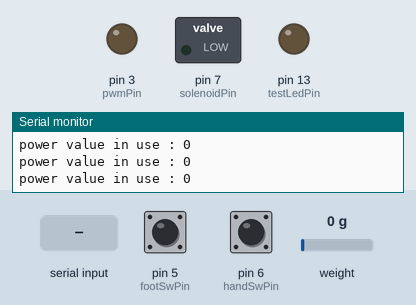
Simulated run of this sketch. Board: Arduino Uno, built with avr-gcc and run on an emulated ATmega328P. Parts: switched loads named in the sketch (green lamp = pin HIGH), output pins drawn as LEDs (lit = HIGH), the last lines printed to the serial monitor. The test bench sets the inputs (shaded band); at power-on: weight on the scale 0 g, pin 5 (footSwPin) HIGH, pin 6 (handSwPin) HIGH.

Above: at 2.2 s.
2.3 s: "Start\n" received over the second serial link
At 5.3 s:
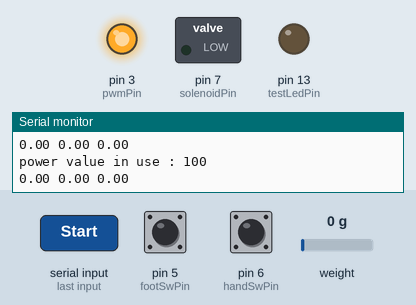
5.5 s: weight on the scale set to 100 g
At 7.2 s:
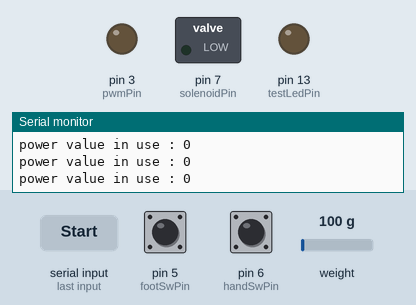
Timing chart, 0 to 8.7 s (numbered marks = the images above; inputs shaded):
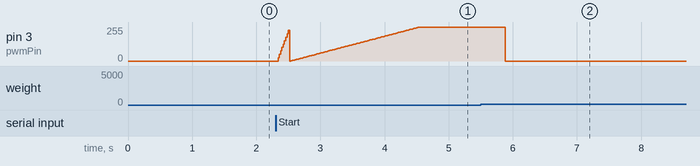

The sketch:

mains2.ino
```cpp
/*
  Author: GulJanjua
  Date  : November 11, 2022

  Software Requirements:
  ----------------------
  -Arduino IDE
  #include "HX711.h"
  #include <RBDdimmer.h>
  #include <EEPROM.h>

  Hardware Requirements:
  ----------------------
  -Arduino
  -Dimmer
  -Buttons

  Project Requirents:
  -------------------
  • Filling bag machine
*/

#include "HX711.h"
#include "Dimmer.h"
#include <EEPROM.h>
#include <SoftwareSerial.h>

SoftwareSerial ESP_Serial(10, 11);

#define CLK 8
#define DOUT 9
#define zeroCrossPin 2
#define pwmPin 3
#define solenoidPin 7
#define footSwPin 5
#define handSwPin 6
#define testLedPin 13

HX711 scale;
Dimmer dimmer(3, DIMMER_COUNT);

int MIN_POWER = 0;
int MAX_POWER = 100;

float valueOz;
uint8_t bagSize = 1;
float weightOption = 0;
float weightProgress;
unsigned long timeReadWeight = 0;
float calibration_factor = 11669.42;
byte stateFeeder = 0;
unsigned long timeOperation;
int hoursOperation;
int cycleBag[4];
int screen = 0;
unsigned long timeSendData = 0;
int p1;
int powerValue;
unsigned long startAgain;
byte startA;
float weightCut1, weightCut2, weightCut3, weightCut4;
float weightTar1, weightTar2, weightTar3, weightTar4;
float weightUnd1, weightUnd2, weightUnd3, weightUnd4;
float weightOve1, weightOve2, weightOve3, weightOve4;
int speedDribble1, speedDribble2, speedDribble3, speedDribble4;
int speedBulk1, speedBulk2, speedBulk3, speedBulk4;
float pause1, pause2, pause3, pause4;
float bucket1, bucket2, bucket3, bucket4;
unsigned long timeOpenBag = 1000;
float weightCut, weightTar, weightUnd, weightOve;
String colorV = "W";
int speedDribble = 10, speedBulk = 40;
int accept = 0;
int pauseTime = 1000;
int oldPower=50;
void setup()
{
  initSerial();
  initHardware();
  initScale();
  initFeeder();
  readMemory();
}

void loop()
{
  readInterface();
  controlInput();
  readWeight();
  controlOutput();
  sendData();
}

void sendData()
{
  if (millis() - timeSendData > 2000)
  {
    String data = String(weightProgress) + "," + String(hoursOperation) + "," + String(cycleBag[0]) + "," + String(cycleBag[1]) + "," + String(cycleBag[2]) + "," + String(cycleBag[3]) + "," + colorV;
    // Serial.println(String(weightProgress));
    ESP_Serial.println(data);
    timeSendData = millis();
  }
}

void readInterface()
{
  if (ESP_Serial.available())
  {
    String data = ESP_Serial.readStringUntil('\n');
    Serial.print("new data received : ");
    Serial.println(data);
    if (data.indexOf("data") > -1)
    {
      String temp = data;
      temp.remove(0, temp.indexOf(",") + 1);
      Serial.println(temp);
      weightCut1 = temp.substring(0, temp.indexOf(",")).toInt();
      temp.remove(0, temp.indexOf(",") + 1);
      weightTar1 = temp.substring(0, temp.indexOf(",")).toInt();
      temp.remove(0, temp.indexOf(",") + 1);
      weightUnd1 = temp.substring(0, temp.indexOf(",")).toInt();
      temp.remove(0, temp.indexOf(",") + 1);
      weightOve1 = temp.substring(0, temp.indexOf(",")).toInt();
      temp.remove(0, temp.indexOf(",") + 1);

      weightCut2 = temp.substring(0, temp.indexOf(",")).toInt();
      temp.remove(0, temp.indexOf(",") + 1);
      weightTar2 = temp.substring(0, temp.indexOf(",")).toInt();
      temp.remove(0, temp.indexOf(",") + 1);
      weightUnd2 = temp.substring(0, temp.indexOf(",")).toInt();
      temp.remove(0, temp.indexOf(",") + 1);
      weightOve2 = temp.substring(0, temp.indexOf(",")).toInt();
      temp.remove(0, temp.indexOf(",") + 1);

      weightCut3 = temp.substring(0, temp.indexOf(",")).toInt();
      temp.remove(0, temp.indexOf(",") + 1);
      weightTar3 = temp.substring(0, temp.indexOf(",")).toInt();
      temp.remove(0, temp.indexOf(",") + 1);
      weightUnd3 = temp.substring(0, temp.indexOf(",")).toInt();
      temp.remove(0, temp.indexOf(",") + 1);
      weightOve3 = temp.substring(0, temp.indexOf(",")).toInt();
      temp.remove(0, temp.indexOf(",") + 1);

      weightCut4 = temp.substring(0, temp.indexOf(",")).toInt();
      temp.remove(0, temp.indexOf(",") + 1);
      weightTar4 = temp.substring(0, temp.indexOf(",")).toInt();
      temp.remove(0, temp.indexOf(",") + 1);
      weightUnd4 = temp.substring(0, temp.indexOf(",")).toInt();
      temp.remove(0, temp.indexOf(",") + 1);
      weightOve4 = temp.substring(0, temp.indexOf(",")).toInt();
      temp.remove(0, temp.indexOf(",") + 1);

      speedDribble1 = temp.substring(0, temp.indexOf(",")).toInt();
      temp.remove(0, temp.indexOf(",") + 1);
      speedBulk1 = temp.substring(0, temp.indexOf(",")).toInt();
      temp.remove(0, temp.indexOf(",") + 1);
      pause1 = temp.substring(0, temp.indexOf(",")).toInt();
      temp.remove(0, temp.indexOf(",") + 1);
      bucket1 = temp.substring(0, temp.indexOf(",")).toInt();
      temp.remove(0, temp.indexOf(",") + 1);

      speedDribble2 = temp.substring(0, temp.indexOf(",")).toInt();
      temp.remove(0, temp.indexOf(",") + 1);
      speedBulk2 = temp.substring(0, temp.indexOf(",")).toInt();
      temp.remove(0, temp.indexOf(",") + 1);
      pause2 = temp.substring(0, temp.indexOf(",")).toInt();
      temp.remove(0, temp.indexOf(",") + 1);
      bucket2 = temp.substring(0, temp.indexOf(",")).toInt();
      temp.remove(0, temp.indexOf(",") + 1);

      speedDribble3 = temp.substring(0, temp.indexOf(",")).toInt();
      temp.remove(0, temp.indexOf(",") + 1);
      speedBulk3 = temp.substring(0, temp.indexOf(",")).toInt();
      temp.remove(0, temp.indexOf(",") + 1);
      pause3 = temp.substring(0, temp.indexOf(",")).toInt();
      temp.remove(0, temp.indexOf(",") + 1);
      bucket3 = temp.substring(0, temp.indexOf(",")).toInt();
      temp.remove(0, temp.indexOf(",") + 1);

      speedDribble4 = temp.substring(0, temp.indexOf(",")).toInt();
      temp.remove(0, temp.indexOf(",") + 1);
      speedBulk4 = temp.substring(0, temp.indexOf(",")).toInt();
      temp.remove(0, temp.indexOf(",") + 1);
      pause4 = temp.substring(0, temp.indexOf(",")).toInt();
      temp.remove(0, temp.indexOf(",") + 1);
      bucket4 = temp.substring(0, temp.indexOf(",")).toInt();
    }
    if (data.indexOf("12oz") > -1)
    {
      bagSize = 1;
      weightOption = 12;
      weightCut = weightCut1 / 100;
      weightTar = weightTar1 / 100;
      weightUnd = weightUnd1 / 100;
      weightOve = weightOve1 / 100;
      speedDribble = speedDribble1;
      speedBulk = speedBulk1;
      pauseTime = pause1;
      timeOpenBag = bucket1;
      Serial.println("speedDribble1: " + String(speedDribble) + " SpeedBulk: " + String(speedBulk) + " pauseTime: " + String(pauseTime) + " timeOpenBag: " + String(timeOpenBag));
    }
    if (data.indexOf("16oz") > -1)
    {
      bagSize = 2;
      weightOption = 16;
      weightCut = weightCut2 / 100;
      weightTar = weightTar2 / 100;
      weightUnd = weightUnd2 / 100;
      weightOve = weightOve2 / 100;
      speedDribble = speedDribble2;
      speedBulk = speedBulk2;
      pauseTime = pause2;
      timeOpenBag = bucket2;
      Serial.println("Cut off: " + String(weightCut) + " Target: " + String(weightTar));
    }
    if (data.indexOf("32oz") > -1)
    {
      bagSize = 3;
      weightOption = 32;
      weightCut = weightCut3 / 100;
      weightTar = weightTar3 / 100;
      weightUnd = weightUnd3 / 100;
      weightOve = weightOve3 / 100;
      speedDribble = speedDribble3;
      speedBulk = speedBulk3;
      pauseTime = pause3;
      timeOpenBag = bucket3;
      Serial.println("Cut off: " + String(weightCut) + " Target: " + String(weightTar));
    }
    if (data.indexOf("96oz") > -1)
    {
      bagSize = 4;
      weightOption = 96;
      weightCut = weightCut4 / 100;
      weightTar = weightTar4 / 100;
      weightUnd = weightUnd4 / 100;
      weightOve = weightOve4 / 100;
      speedDribble = speedDribble4;
      speedBulk = speedBulk4;
      pauseTime = pause4;
      timeOpenBag = bucket4;
      Serial.println("Cut off: " + String(weightCut) + " Target: " + String(weightTar));
    }
    else if (data.indexOf("Start") > -1 && startA == 0)
    {
      stateFeeder = 1;
      powerValue = 0;
      for (int i = 0; i < 10; i++)
      {
        dimmer.set(powerValue);
        powerValue += 10;
        delay(20);
      }
      timeOperation = millis();
      startA = 1;
    }
    else if (data.indexOf("Stop") > -1 && startA == 1)
    {
      stateFeeder = 0;
      powerValue = 0;
      startA = 0;
    }
    else if (data.indexOf("Tare") > -1)
    {
      calibrationScale();
    }
    else if (data.indexOf("Clear") > -1)
    {
      hoursOperation = 0;
      cycleBag[0] = 0;
      cycleBag[1] = 0;
      cycleBag[2] = 0;
      cycleBag[3] = 0;
      EEPROM.put(0, hoursOperation);
      EEPROM.put(20, cycleBag[0]);
      EEPROM.put(40, cycleBag[1]);
      EEPROM.put(60, cycleBag[2]);
      EEPROM.put(80, cycleBag[3]);
    }
    else if (data.indexOf("Empty") > -1)
    {
      Serial.println(timeOpenBag);
      digitalWrite(solenoidPin, HIGH);
      delay(timeOpenBag);
      digitalWrite(solenoidPin, LOW);
      delay(timeOpenBag);
    }
    else if (data.indexOf("Accept") > -1 && accept == 1)
    {
      accept = 0;
    }
  }
}

void controlOutput()
{
  if (stateFeeder == 1)
  {
    readWeight();
    Serial.println(String(weightProgress) + " " + String(weightCut) + " " + String(weightTar));
    if (weightProgress < weightCut)
    {
      powerValue = speedDribble;
      colorV = "W";
    }
    else if (weightProgress >= weightCut && weightProgress < weightTar)
    {
      powerValue = speedBulk;
      colorV = "W";
    }
    else if (weightProgress > weightTar)
    {
      powerValue = 0;
      stateFeeder = 2;
      if (weightProgress < weightUnd || weightProgress > weightOve)
      {
        colorV = "R";
        accept = 1;
      }
      else
      {
        colorV = "G";
        accept = 0;
      }
    }
  }
  if (millis() - timeOperation > 3600000 && stateFeeder > 0)
  {
    hoursOperation++;
    timeOperation = millis();
  }
  Serial.print("power value in use : ");
  Serial.println(powerValue);
  controlFeeder(powerValue);
}

void readWeight()
{
  if (millis() - timeReadWeight > 500 && screen == 0)
  {
    valueOz = scale.get_units(), 1;
    weightProgress = valueOz;
    timeReadWeight = millis();
    colorV = "W";
  }
}

void controlFeeder(int power)
{
  if (oldPower != power)
  {
    oldPower = power;
    if (power >= 100)
      power = 100;
    for (int i = 0; i <= power; i++)
    {
      dimmer.set(i);
      delay(20);
      Serial.print(i);
      Serial.print(" ");
    }
    Serial.println("power value set to : ");
    Serial.println(power);
  }
}

void controlInput()
{
  if ((digitalRead(footSwPin) == LOW || digitalRead(handSwPin) == LOW) && p1 == 0 && stateFeeder == 2 && accept == 0)
  {
    p1 = 1;
    digitalWrite(solenoidPin, HIGH);
    delay(timeOpenBag);
    digitalWrite(solenoidPin, LOW);
    delay(timeOpenBag);
    cycleBag[bagSize - 1] += 1;
    Serial.print("the control input speed bulk in use ");
    Serial.println(speedBulk);
    dimmer.set(speedBulk);
    stateFeeder = 1;
    delay(pauseTime);
  }
  else if (digitalRead(footSwPin) == HIGH && digitalRead(handSwPin) == HIGH && p1 == 1)
  {
    p1 = 0;
  }
}

void calibrationScale()
{
  if (scale.is_ready())
  {
    scale.tare();
  }
}

void initHardware()
{
  pinMode(footSwPin, INPUT_PULLUP);
  pinMode(handSwPin, INPUT_PULLUP);
  pinMode(solenoidPin, OUTPUT);
  pinMode(testLedPin, OUTPUT);
}

void initScale()
{
  scale.begin(DOUT, CLK);
  scale.set_scale(calibration_factor);
  scale.tare();
}

void initFeeder()
{
  dimmer.begin();
}

void readMemory()
{
  EEPROM.get(0, hoursOperation);
  EEPROM.get(20, cycleBag[0]);
  EEPROM.get(40, cycleBag[1]);
  EEPROM.get(60, cycleBag[2]);
  EEPROM.get(80, cycleBag[3]);
}

void initSerial()
{
  Serial.begin(9600);
  ESP_Serial.begin(9600);
}
```

Measured:
- after the input at 5.5 s, pin 3 (pwmPin): 255/255 → 0/255 after 0.39 s
